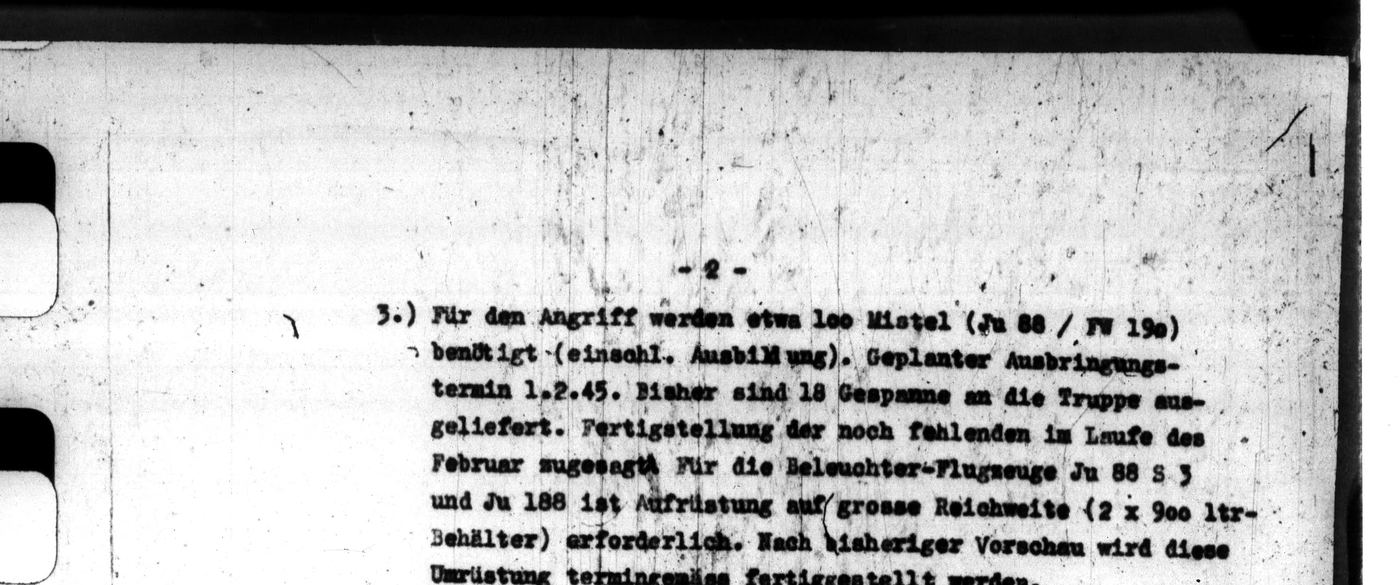
#> input picture assets/file/b2-eighteen.jpg, 1400 x 585 px
$ python make-cover.py
#> lines starting #> are read from the running program, lines starting #| are printed output that depends on the picture; after the words box and inside, x2 and y2 are one past the last pixel; in counts of white or black regions, pixels touching at a corner belong together
"""Cover for itch.io (630 x 500): title type, the Mistel 3C silhouette (Greg Goebel, public domain)
and a strip of the file of 7 February 1945.  Run from the repository root:  python itch/make-cover.py
"""
from pathlib import Path
from PIL import Image, ImageDraw, ImageFont, ImageOps

ROOT = Path(__file__).resolve().parent.parent
OUT = ROOT / "itch" / "cover-630x500.png"
W, H = 630, 500
PAPER, INK, RED, GREY = (238, 235, 227), (31, 31, 28), (122, 43, 31), (93, 91, 85)


def font(names, size):
    for n in names:
        try:
            return ImageFont.truetype(n, size)
        except OSError:
            continue
    return ImageFont.load_default()


SERIF = ["C:/Windows/Fonts/pala.ttf", "C:/Windows/Fonts/georgia.ttf"]
SERIF_B = ["C:/Windows/Fonts/palab.ttf", "C:/Windows/Fonts/georgiab.ttf"]
SERIF_I = ["C:/Windows/Fonts/palai.ttf", "C:/Windows/Fonts/georgiai.ttf"]
MONO = ["C:/Windows/Fonts/consola.ttf", "C:/Windows/Fonts/cour.ttf"]


def main():
    im = Image.new("RGB", (W, H), PAPER)
    d = ImageDraw.Draw(im)
    # the file: the '18 combinations' passage as a strip
    strip = Image.open(ROOT / "assets" / "file" / "b2-eighteen.jpg").convert("L")
#> strip is the input picture: PIL image 1400x585 L; min 0, max 255, mean 187.8
    strip = strip.crop((int(strip.width * 0.12), int(strip.height * 0.42), int(strip.width * 0.98), int(strip.height * 0.98)))
#> strip: PIL image 1204x328 L
    strip = strip.resize((W, round(W * strip.height / strip.width)))
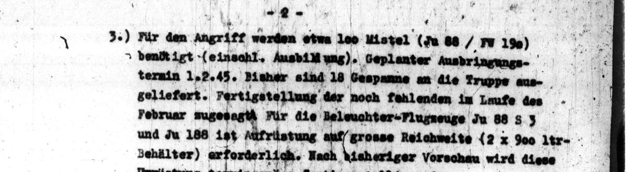
#> strip: PIL image 630x172 L; min 0, max 255, mean 192.9
    strip = ImageOps.autocontrast(strip).point(lambda v: 150 + v * 105 // 255)
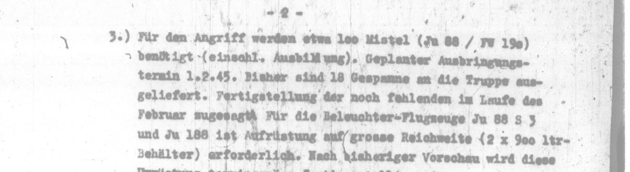
#> strip: PIL image 630x172 L; min 150, max 255, mean 229
    im.paste(Image.merge("RGB", (strip, strip, strip)), (0, H - strip.height - 40))
    # the Mistel 3C silhouette, side view
    sil = Image.open(ROOT / "assets" / "plates" / "threeview.jpg").convert("L")
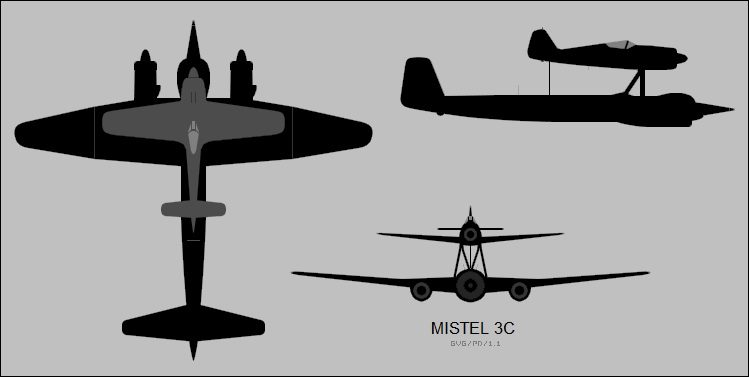
#> input picture assets/plates/threeview.jpg, 749 x 377 px
    side = sil.crop((int(sil.width * 0.52), int(sil.height * 0.08), int(sil.width * 0.99), int(sil.height * 0.40)))
    side = side.resize((360, round(360 * side.height / side.width)))
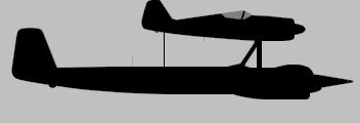
#> side: PIL image 360x123 L; min 0, max 220, mean 134.8
    mask = side.point(lambda v: 255 if v < 90 else 0)
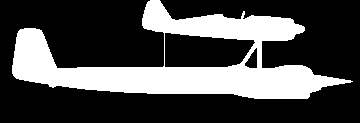
#> mask: PIL image 360x123 L; 29.5% white; 1 white region, box (x1, y1, x2, y2) and area: (12, 0, 353, 99) 13064
    im.paste(Image.new("RGB", side.size, INK), (W - 380, 150), mask)
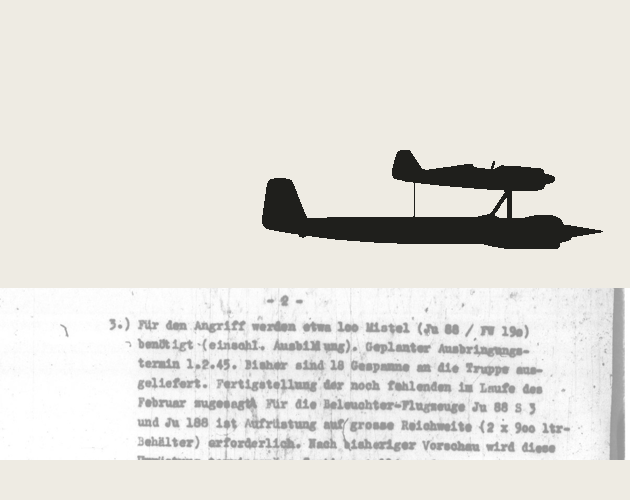
#> im: PIL image 630x500 RGB; mean R, G, B 226.3, 224.5, 219.4
    d.rectangle([0, 0, W, 6], fill=RED)
    d.text((32, 40), "IRON HAMMER, 1945", font=font(SERIF_B, 44), fill=INK)
    d.text((32, 98), "A hypothetical campaign study", font=font(SERIF_I, 23), fill=INK)
    d.text((32, 128), "from the Luftwaffe's own file", font=font(SERIF_I, 23), fill=INK)
#> the loop in font, `for n in names:` made 1 pass
#> n on pass 1: 'C:/Windows/Fonts/palai.ttf'
    d.text((32, 190), "Read the dossier,", font=font(SERIF, 19), fill=GREY)
    d.text((32, 214), "or take the staff's seat.", font=font(SERIF, 19), fill=GREY)
#> the loop in font, `for n in names:` made 1 pass
    d.rectangle([0, H - 40, W, H], fill=INK)
    d.text((W / 2, H - 20), "\u201eBisher sind 18 Gespanne an die Truppe ausgeliefert.\u201c  OKL, 7 February 1945",
           font=font(MONO, 14), fill=PAPER, anchor="mm")
    im.save(OUT)
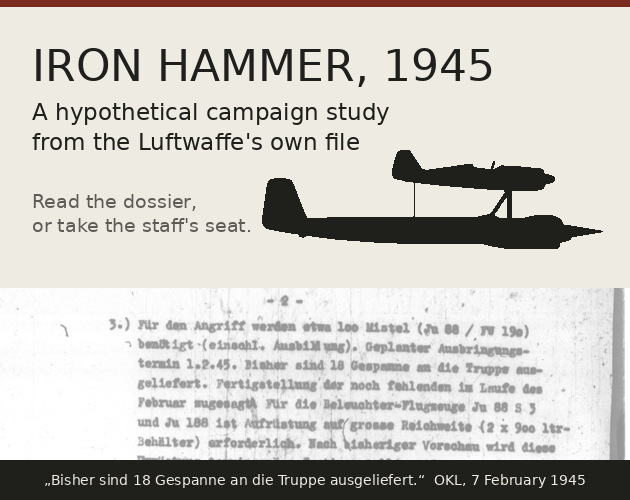
#> saved as cover-630x500.png: PIL image 630x500 RGB; mean R, G, B 203.2, 200.6, 196.1
    print(OUT.name, im.size)
#| cover-630x500.png (630, 500)


if __name__ == "__main__":
    main()
